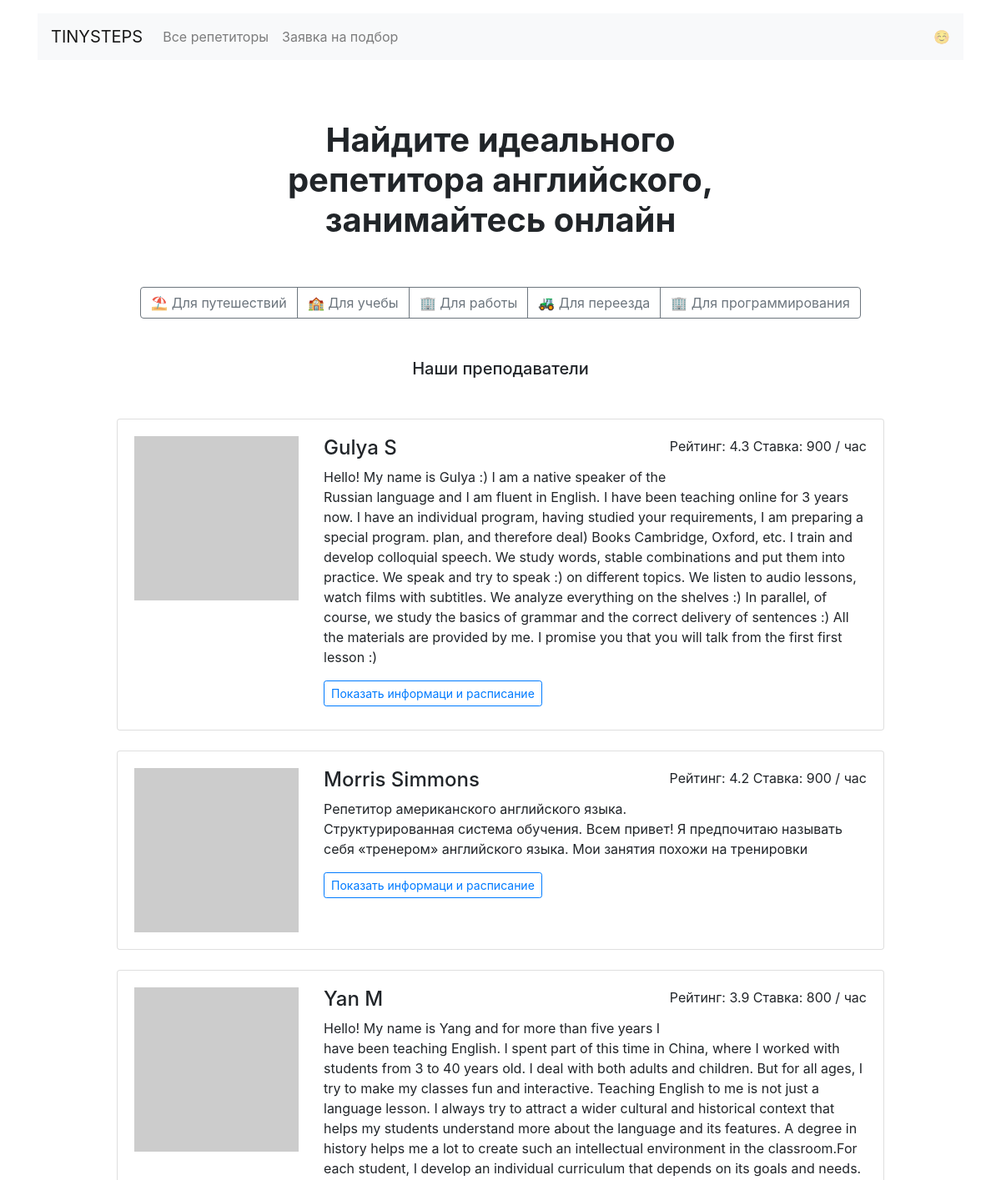
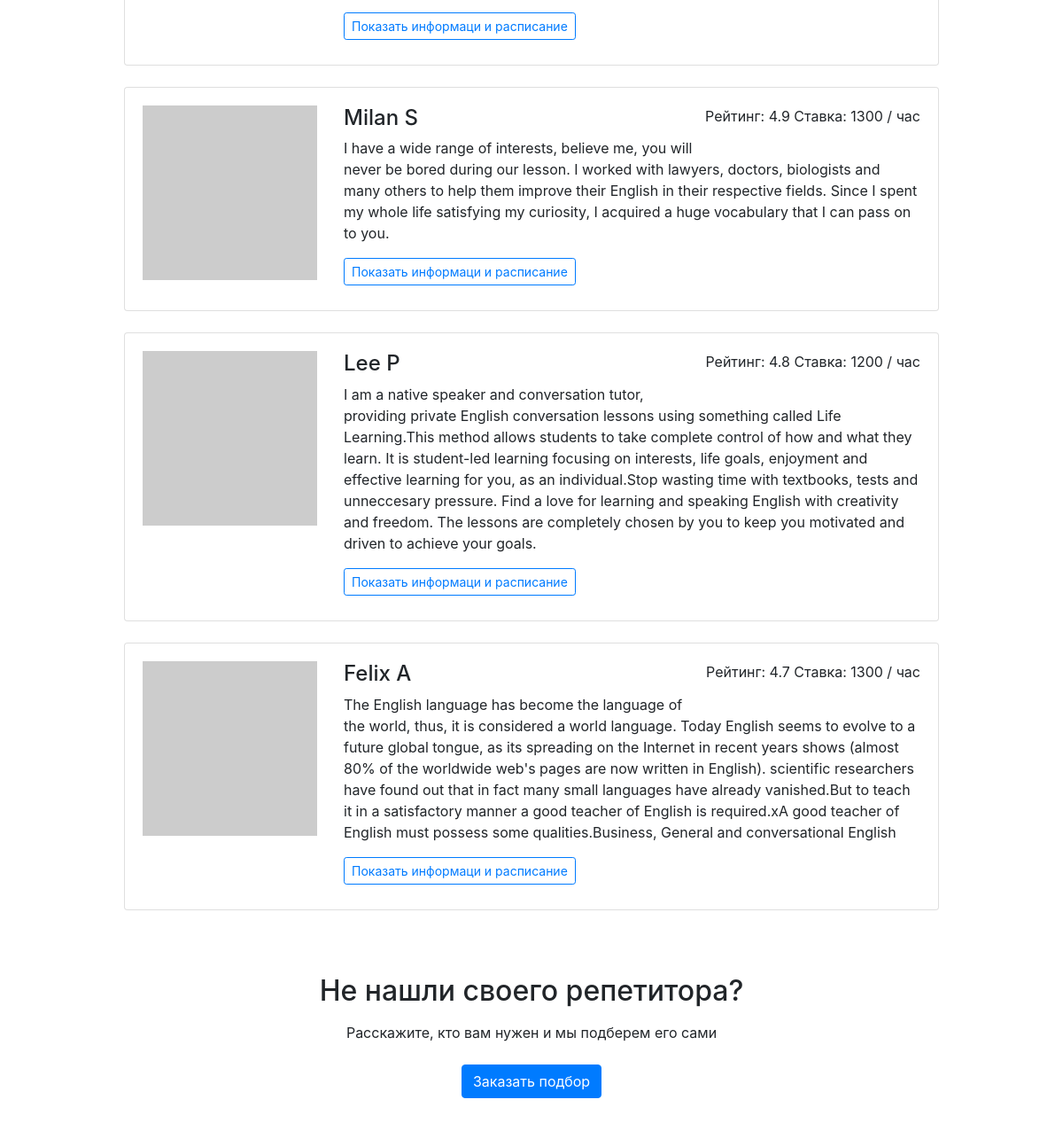
The page / on the database its author committed (2 pictures, top to bottom).
### app.py (models this page shows)
class Teacher(db.Model):
    __tablename__ = 'teachers'
    id = db.Column(db.Integer, primary_key=True)
    name = db.Column(db.String(100), nullable=False)
    about = db.Column(db.String, nullable=False)
    rating = db.Column(db.Float, nullable=False)
    picture = db.Column(db.String, nullable=False)
    price = db.Column(db.Integer, nullable=False)
    goals = db.Column(db.String, nullable=False)
    free = db.Column(db.String, nullable=False)

### app.py (the view)
@app.route('/')
def render_main():
    teacher_profiles = db.session.query(Teacher).filter().limit(6).all()
    for profile in teacher_profiles:
        profile.free = json.loads(profile.free)
        profile.goals = profile.goals.split()
    goals = data_provider.get_goals()
    random.shuffle(teacher_profiles)
    return render_template('index.html',
                           profiles=teacher_profiles,
                           goals=goals)

### data/data_provider.py (called while the page is built)
def get_goals():
    with open(goals_path, "r", encoding='utf-8') as f:
        goals = json.load(f)
    return goals

### templates/index.html
{% extends 'base.html' %}
{% block container %}
    <main class="container mt-3 mb-5">
        <section>
            <h1 class="h1 text-center mx-auto mt-4 py-5"><strong>Найдите идеального <br>репетитора английского, <br>занимайтесь
                онлайн</strong></h1>
            <div class="text-center mb-5">
                <div class="btn-group mx-auto mb-0" role="group" aria-label="Basic example">
                    {% for id,desc in goals.items() %}
                        <a href="/goals/{{ id }}/" class="btn btn-outline-secondary">
                            {% if id=="travel" %}⛱{% elif id=="study" %}🏫{% elif id=="relocate" %}🚜{% else %}
                                🏢{% endif %}
                            {{ desc }}</a>
                    {% endfor %}
                </div>
            </div>
            <h2 class="h5 text-center mb-5">Наши преподаватели</h2>
            <div class="row">
                <div class="col-12 col-lg-10 offset-lg-1 m-auto">
                    {% for profile in profiles %}
                    <div class="card mb-4">
                        <div class="card-body">
                            <div class="row">
                                <div class="col-3"><img src="{{ profile.picture }}" class="img-fluid" alt=""></div>
                                <div class="col-9">
                                    <p class="float-right">Рейтинг: {{ profile.rating }} Ставка: {{ profile.price }} / час</p>
                                    <h2 class="h4">{{ profile.name }}</h2>
                                    <p>{{ profile.about }}</p>
                                    <a href="/profiles/{{ profile.id }}/" class="btn btn-outline-primary btn-sm mr-3 mb-2">Показать информаци и
                                        расписание</a>
                                </div>
                            </div>
                        </div>
                    </div>
                    {% endfor %}
                </div>
            </div>
            <h2 class="text-center mt-5 mb-3">Не нашли своего репетитора?</h2>
            <p class="text-center mb-4">Расскажите, кто вам нужен и мы подберем его сами</p>
            <div class="text-center pb-5">
                <a href="" class="btn btn-primary">Заказать подбор</a>
            </div>
        </section>
    </main>
{% endblock %}

### templates/base.html (shortened to what this page needs)
<!DOCTYPE html>
<html lang="ru">
<head>
  <link rel="stylesheet" href="https://stackpath.bootstrapcdn.com/bootstrap/4.3.1/css/bootstrap.min.css">
</head>
<body>
  <header class="container mt-3">
    <nav class="navbar navbar-expand-lg navbar-light bg-light">
      <a class="navbar-brand" href="/">TINYSTEPS</a>
      <div class="collapse navbar-collapse" id="navbarNav">
        <ul class="navbar-nav">
          <li class="nav-item{% if "all" in request.path %} active{% endif %}">
            <a class="nav-link" href="/all/">Все репетиторы</a>
          </li>
          <li class="nav-item{% if "request" in request.path %} active{% endif %}">
            <a class="nav-link" href="/request/">Заявка на подбор</a>
          </li>
        </ul>
      </div>
      <span class="navbar-text d-sm-none d-lg-block">
        ☺️
      </span>
    </nav>
  </header>
  {% block container %} {% endblock %}
</body>
</html>

### rows shown on the page
Teacher: rating "4.3", price "900", name "Gulya S", about "Hello! My name is Gulya :) I am a native speaker of the Russian language and I am fluent in English. I have been teaching online for 3 years now. I have an individual program, having studied your requirements, I am preparing a special program. plan, and therefore deal) Books Cambridge, Oxford, etc. I train and develop colloquial speech. We study words, stable combinations and put them into practice. We speak and try to speak :) on different topics. We listen to audio lessons, watch films with subtitles. We analyze everything on the shelves :) In parallel, of course, we study the basics of grammar and the correct delivery of sentences :) All the materials are provided by me. I promise you…"
Teacher: rating "4.2", price "900", name "Morris Simmons", about "Репетитор американского английского языка. Структурированная система обучения. Всем привет! Я предпочитаю называть себя «тренером» английского языка. Мои занятия похожи на тренировки"
Teacher: rating "3.9", price "800", name "Yan M", about "Hello! My name is Yang and for more than five years I have been teaching English. I spent part of this time in China, where I worked with students from 3 to 40 years old. I deal with both adults and children. But for all ages, I try to make my classes fun and interactive. Teaching English to me is not just a language lesson. I always try to attract a wider cultural and historical context that helps my students understand more about the language and its features. A degree in history helps me a lot to create such an intellectual environment in the classroom.For each student, I develop an individual curriculum that depends on its goals and needs."
Teacher: rating "4.9", price "1300", name "Milan S", about "I have a wide range of interests, believe me, you will never be bored during our lesson. I worked with lawyers, doctors, biologists and many others to help them improve their English in their respective fields. Since I spent my whole life satisfying my curiosity, I acquired a huge vocabulary that I can pass on to you."
Teacher: rating "4.8", price "1200", name "Lee P", about "I am a native speaker and conversation tutor, providing private English conversation lessons using something called Life Learning.This method allows students to take complete control of how and what they learn. It is student-led learning focusing on interests, life goals, enjoyment and effective learning for you, as an individual.Stop wasting time with textbooks, tests and unneccesary pressure. Find a love for learning and speaking English with creativity and freedom. The lessons are completely chosen by you to keep you motivated and driven to achieve your goals."
Teacher: rating "4.7", price "1300", name "Felix A", about "The English language has become the language of the world, thus, it is considered a world language. Today English seems to evolve to a future global tongue, as its spreading on the Internet in recent years shows (almost 80% of the worldwide web's pages are now written in English). scientific researchers have found out that in fact many small languages have already vanished.But to teach it in a satisfactory manner a good teacher of English is required.xA good teacher of English must possess some qualities.Business, General and conversational English"

### other values the page prints
{{ desc }} "Для путешествий" "Для учебы" "Для работы" "Для переезда" "Для программирования"
